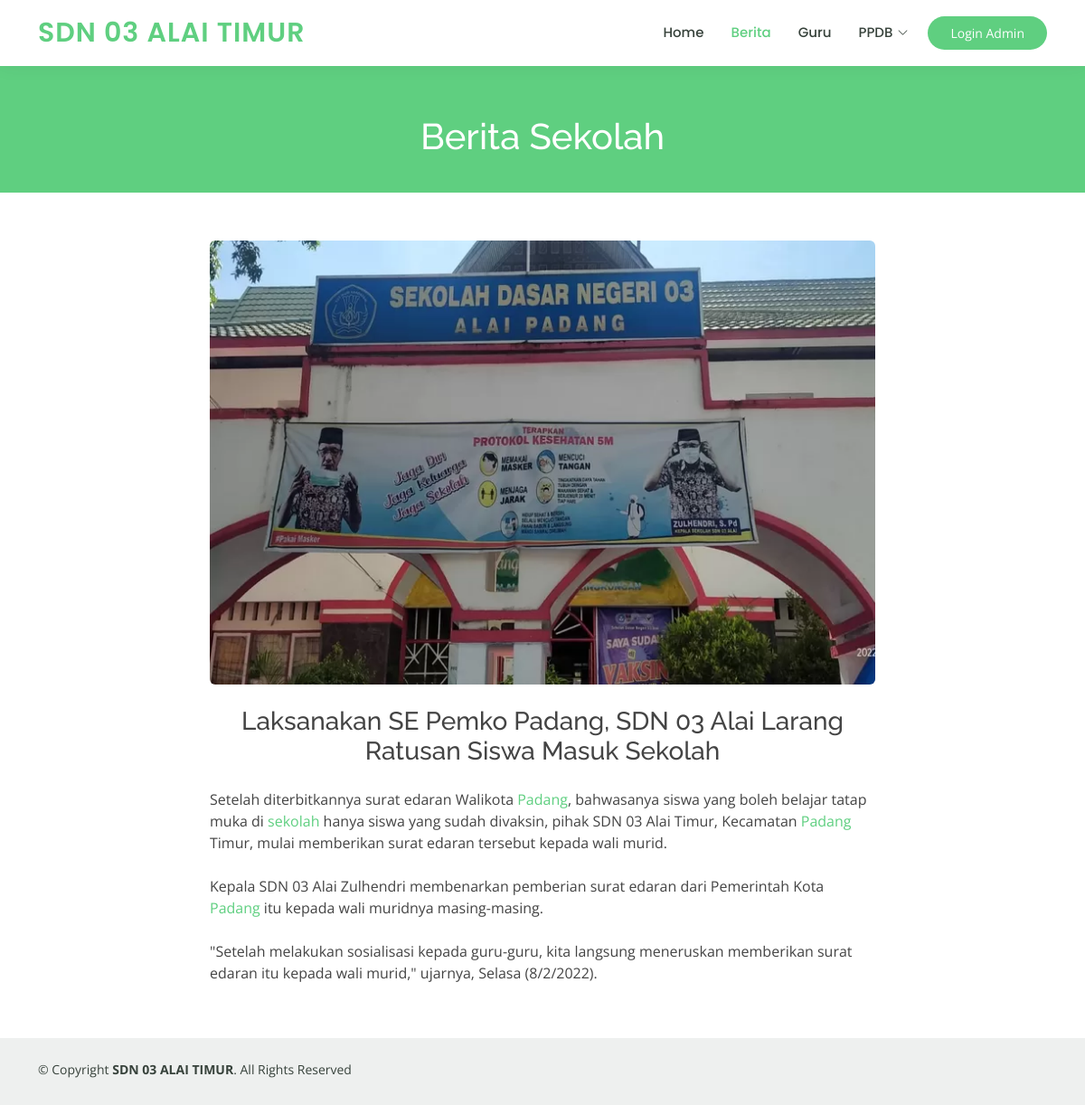
/main.php?p=detail_berita&id=laksanakan-se-pemko-padang,-sdn-03-alai-larang-ratusan-siswa-masuk-sekolah-1689258790, run on the app's committed database.
### tables this page shows
CREATE TABLE `berita` (
  `id_berita` int NOT NULL,
  `judul_berita` text NOT NULL,
  `slug_berita` varchar(256) NOT NULL,
  `isi_berita` text NOT NULL,
  `user_posting` int NOT NULL,
  `created_at` timestamp NOT NULL DEFAULT CURRENT_TIMESTAMP,
  `foto_berita` varchar(100) NOT NULL
);

### admin/control/helper.php (called while the page is built, shortened)
<?php
function select($c, $table, $opt = [])
{
  $select = array_key_exists('select', $opt) ? $opt['select'] : '*';
  $where = array_key_exists('where', $opt) ? ("WHERE " . $opt['where']) : '';
  $group = array_key_exists('group', $opt) ? ('GROUP BY ' . $opt['group']) : '';
  $order = array_key_exists('order', $opt) ? ('ORDER BY ' . $opt['order']) : '';
  $limit = array_key_exists('limit', $opt) ? ('LIMIT ' . $opt['limit']) : '';
  return $c->query("SELECT $select FROM $table $where $order $group $limit");
}

### detail_berita.php (the view, shortened to what this page needs)
<div class="breadcrumbs" data-aos="fade-in">
  <div class="container">
    <h1 class="mt-4">Berita Sekolah</h1>
  </div>
</div>
<section id="contact" class="contact">
  <div class="container" data-aos="fade-up">
    <div class="row mt-5 justify-content-center">
      <div class="col-lg-8 mt-5 mt-lg-0">
        <?php
        if (!isset($_GET['id'])) :
          echo "<script>window.location='./main.php?p=dashboard'</script>";
          return;
        else :
          $slug = $_GET['id'];
          $whereBerita = "slug_berita='$slug'";
          $queryBerita = select($c, 'berita', ['where' => $whereBerita]);
          if ($queryBerita->num_rows == 0) :
            echo "<script>alert('Berita tidak ditemukan')</script>";
            echo "<script>window.location='./main.php?p=dashboard'</script>";
            return;
          else :
            foreach ($queryBerita as $berita) :
        ?>
        <div class="text-center">
          <img class="img-fluid rounded" src="./admin/images/berita/<?= $berita['foto_berita'] ?>"
            alt="<?= $berita['judul_berita'] ?>">
        </div>
        <h3 class="text-center my-4"><?= $berita['judul_berita'] ?></h3>
        <div><?= $berita['isi_berita'] ?></div>
        <?php
            endforeach;
          endif;
        endif;
        ?>
      </div>
    </div>
  </div>
</section>

### assets/css/style.css (style rules this page uses)
body { font-family: "Open Sans", sans-serif; color: #444444; }
a { color: #5fcf80; text-decoration: none; }
h1, h2, h3, h4, h5, h6 { font-family: "Raleway", sans-serif; }
section { padding: 60px 0; overflow: hidden; }
.breadcrumbs { margin-top: 73px; text-align: center; background: #5fcf80; padding: 30px 0; color: #fff; }
.contact { padding-top: 5px; }

### data on the page
berita: foto_berita (picture), judul_berita "Laksanakan SE Pemko Padang, SDN 03 Alai Larang Ratusan Siswa Masuk Sekolah", isi_berita "Setelah diterbitkannya surat edaran Walikota Padang , bahwasanya siswa yang boleh belajar tatap muka di sekolah hanya siswa yang sudah divaksin, pihak SDN 03 Alai Timur, Kecamatan Padang Timur, mulai memberikan surat edaran tersebut kepada wali murid. Kepala SDN 03 Alai Zulhendri membenarkan pemberian surat edaran dari Pemerintah Kota Padang itu kepada wali muridnya masing-masing. \"Setelah melakukan sosialisasi kepada guru-guru, kita langsung meneruskan memberikan surat edaran itu kepada wali murid,\" ujarnya, Selasa (8/2/2022)."

### other printed values
$WEB_NAME "SDN 03 ALAI TIMUR"
